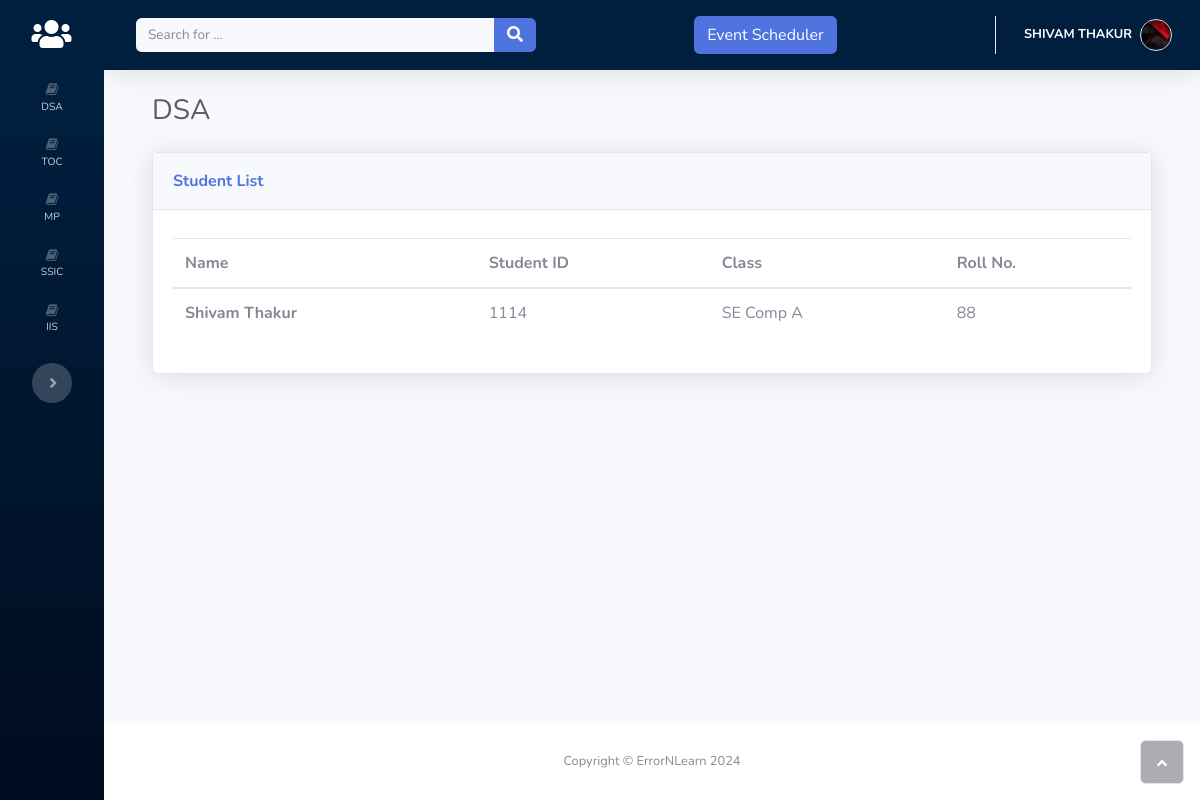
Screenshot of /teachers/classroom/LAKIAI35/students/ (signed in) with the database file from the repository.
### accounts/models.py (models this page shows, shortened)
class Classroom(models.Model):
    teacher = models.ForeignKey(
        "Teacher",
        on_delete=models.CASCADE,
        blank=False,
        related_name='classrooms')
    subject = models.CharField(
        _("Subject Name"),
        max_length=50,
        blank=False)
    code = models.SlugField(
        _("Subject Code"),
        max_length=10,
        default=random_string,
        unique=True)
    semester = models.PositiveIntegerField(
        blank=False,
        default=1,
        validators=[
            MaxValueValidator(8),
            MinValueValidator(1)
        ]
    )
    created_timestamp = models.DateTimeField(
        default=timezone.now,
        editable=False)
    class Meta:
        verbose_name = _("Classroom")
        verbose_name_plural = _("Classrooms")

class User(AbstractUser):
    is_student = models.BooleanField('student status', default=False)
    is_teacher = models.BooleanField('teacher status', default=False)

class Student(models.Model):
    user = models.OneToOneField(
        User,
        on_delete=models.CASCADE,
        primary_key=True,
        related_name='students')
    current_class = models.ForeignKey(
        "Class",
        verbose_name=_("Class"),
        on_delete=models.CASCADE,
        blank=False,
        related_name='students')
    roll_no = models.PositiveIntegerField(
        _("Roll No."),
        blank=False)
    student_id = models.CharField(
        _("Student ID"),
        max_length=50,
        blank=False,
        unique=True)
    classrooms = models.ManyToManyField("Classroom", related_name='students', blank=True)
    class Meta:
        verbose_name = _("student")
        verbose_name_plural = _("students")
        unique_together = ('roll_no', 'current_class')

class Class(models.Model):
    stream = models.ForeignKey(
        "Stream",
        on_delete=models.CASCADE,
        related_name="classes",
        blank=False)
    name = models.CharField(
        _("Class Name"),
        max_length=250,
        blank=False,
        unique=True)
    semester = models.PositiveIntegerField(
        blank=False,
        default=1,
        validators=[
            MaxValueValidator(8),
            MinValueValidator(1)
        ]
    )
    year = models.PositiveIntegerField(
        blank=False,
        default=2022,
        validators=[
            MaxValueValidator(2030),
            MinValueValidator(2015)
        ]
    )
    class Meta:
        verbose_name = _("class")
        verbose_name_plural = _("classes")
    def __str__(self):
        return self.name

### teachers/views.py (the view)
# urls.py: path('classroom/<slug:code>/students/', ClassroomStudentsView,          name='classroom_students'),
def ClassroomStudentsView(request, code):
    context_dict = {}
    classroom = get_object_or_404(Classroom, code=code)
    context_dict['classroom'] = classroom
    context_dict['classroom_students'] = classroom.students.all()
    return render(request, 'teachers/classroomstudents.html', context=context_dict)

### teachers/templates/teachers/classroomstudents.html (shortened to what this page needs)
{% extends 'teachers/base.html' %} {% load static %} {% block title %}List of Students{% endblock title %} {% block content %}
<div class="container-fluid">
    <h3 class="text-dark mb-4">{{classroom.subject|upper}}</h3>
    <div class="card shadow">
        <div class="card-header py-3">
            <p class="text-primary m-0 font-weight-bold">Student List</p>
        </div>
        <div class="card-body">
            <div class="table-responsive table mt-2" id="dataTable" role="grid" aria-describedby="dataTable_info">
                <table class="table my-0" id="dataTable">
                    <thead>
                        <tr>
                            <th>Name</th>
                            <th>Student ID</th>
                            <th>Class</th>
                            <th>Roll No.</th>
                        </tr>
                    </thead>
                    <tbody>
                        {% for student in classroom_students %}
                        <tr>
                            <td><strong>{{student.user.first_name}} {{student.user.last_name}}</strong></td>
                            <td>{{student.student_id}}</td>
                            <td>{{student.current_class}}</td>
                            <td>{{student.roll_no}}</td>
                        </tr>
                        {% endfor %}
                    </tbody>
                </table>
            </div>
        </div>
    </div>
</div>
{% endblock content %}

### teachers/templates/teachers/base.html (shortened to what this page needs)
<!DOCTYPE html>
{% load static %}
<html>
<head>
    <link rel="stylesheet" href="{% static 'teachers/bootstrap/css/bootstrap.min.css' %}" />
    <link rel="stylesheet" href="https://use.fontawesome.com/releases/v5.12.0/css/all.css" />
    <link rel="stylesheet" href="https://cdnjs.cloudflare.com/ajax/libs/font-awesome/4.7.0/css/font-awesome.min.css" />
    <link rel="stylesheet" href="{% static 'teachers/fonts/fontawesome5-overrides.min.css' %}" />
</head>
<body id="page-top">
    <div id="wrapper">
        <nav class="navbar navbar-dark align-items-start sidebar sidebar-dark accordion bg-gradient-primary p-0 toggled">
            <div class="container-fluid d-flex flex-column p-0">
                <a class="navbar-brand d-flex justify-content-center align-items-center sidebar-brand m-0" href="{% url 'teachers:dashboard' %}">
                    <div class="sidebar-brand-icon"><i class="fas fa-users"></i></div>
                </a>
                <ul class="navbar-nav text-light" id="accordionSidebar">
                    {% for classrom in user.teachers.classrooms.all %}
                    <li class="nav-item">
                        <a class="nav-link" href="{% url 'teachers:classroom_detail' code=classrom.code %}"><i class="fa fa-book"></i><span>{{ classrom.subject }}</span></a>
                    </li>
                    {% endfor %}
                </ul>
                <div class="text-center d-none d-md-inline">
                    <button class="btn rounded-circle border-0" id="sidebarToggle" type="button"></button>
                </div>
            </div>
        </nav>
        <div class="d-flex flex-column" id="content-wrapper">
            <div id="content">
                <nav class="navbar navbar-light navbar-expand bg-white shadow mb-4 topbar static-top" style="background-color: #001f3f;">
                    <div class="container-fluid">
                        <form class="form-inline d-none d-sm-inline-block mr-auto ml-md-3 my-2 my-md-0 mw-100 navbar-search">
                            <div class="input-group">
                                <input class="bg-light form-control border-0 small" type="text" placeholder="Search for ..." />
                                <div class="input-group-append">
                                    <button class="btn btn-primary py-0" type="button">
                                        <i class="fas fa-search"></i>
                                    </button>
                                </div>
                            </div>
                        </form>
                        <a class="btn btn-primary ml-3" role="button" href="{% url 'teachers:event_list' %}">
                            <span class="text-white">Event Scheduler</span>
                        </a>
                        <ul class="navbar-nav flex-nowrap ml-auto">
                            <li class="nav-item dropdown no-arrow">
                                <div class="nav-item dropdown no-arrow">
                                    <a class="dropdown-toggle nav-link" aria-expanded="false" data-toggle="dropdown" href="#"><span class="d-none d-lg-inline mr-2 text-gray-600 small"><b style="color:#ffffff">{{user.first_name|upper}} {{user.last_name|upper}}</b></span><img class="rounded-circle border img-profile" src="{% static 'teachers/img/avatars/2022-04-21_15-55-27-569_lQA2GHZJMk.png' %}" /></a>
                                </div>
                            </li>
                        </ul>
                    </div>
                </nav>
                <div class="container">
                    {% block content %}{% endblock content %}
                </div>
            </div>
            <footer class="bg-white sticky-footer">
                <div class="container my-auto">
                    <div class="text-center my-auto copyright">
                        <span>Copyright © ErrorNLearn 2024</span>
                    </div>
                </div>
            </footer>
        </div>
        <a class="border rounded d-inline scroll-to-top" href="#page-top"><i class="fas fa-angle-up"></i></a>
    </div>
</body>
</html>

### teachers/templates/teachers/base.html (style rules this page uses)
.sidebar { background-color: #001f3f; }
.bg-gradient-primary { background: linear-gradient(180deg, #001f3f 10%, #000c1f 100%); }
.navbar-light { background-color: #001f3f !important; }
.navbar-light .navbar-nav .nav-link { color: #ffffff; }
.sidebar .nav-link { color: #ffffff; }
.sidebar .nav-link i { color: #ffffff; }

### rows the page displays
Classroom: subject "DSA"
Classroom: subject "TOC"
Classroom: subject "MP"
Classroom: subject "SSIC"
Classroom: subject "IIS"
User: first_name "SHIVAM", last_name "THAKUR"
Student: user.first_name "Shivam", user.last_name "Thakur", student_id "1114", current_class "SE Comp A", roll_no "88"
